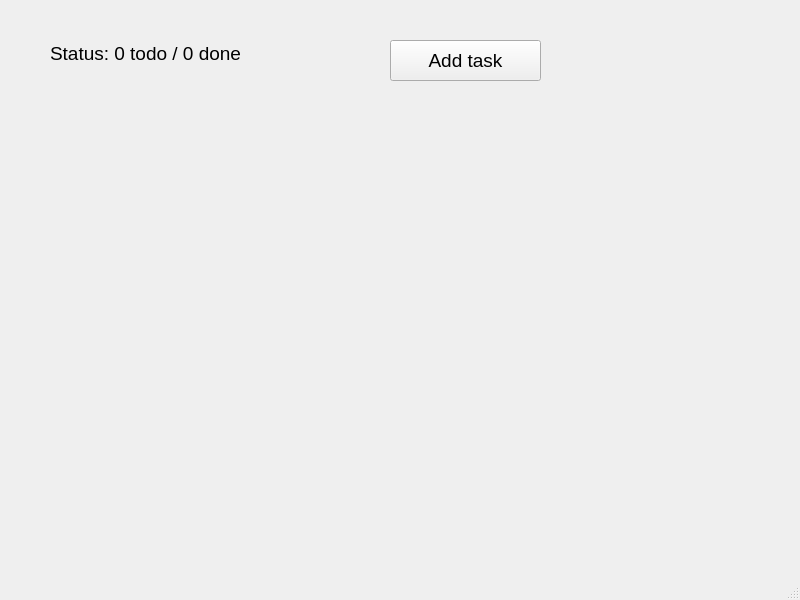
<?xml version="1.0" encoding="UTF-8"?>
<ui version="4.0">
 <class>MainWindow</class>
 <widget class="QMainWindow" name="MainWindow">
  <property name="geometry">
   <rect>
    <x>0</x>
    <y>0</y>
    <width>800</width>
    <height>600</height>
   </rect>
  </property>
  <property name="windowTitle">
   <string>MainWindow</string>
  </property>
  <widget class="QWidget" name="centralwidget">
   <widget class="QPushButton" name="addTaskButton">
    <property name="geometry">
     <rect>
      <x>390</x>
      <y>40</y>
      <width>151</width>
      <height>41</height>
     </rect>
    </property>
    <property name="font">
     <font>
      <pointsize>14</pointsize>
     </font>
    </property>
    <property name="text">
     <string>Add task</string>
    </property>
   </widget>
   <widget class="QWidget" name="">
    <property name="geometry">
     <rect>
      <x>50</x>
      <y>40</y>
      <width>242</width>
      <height>27</height>
     </rect>
    </property>
    <layout class="QHBoxLayout" name="horizontalLayout">
     <item>
      <widget class="QLabel" name="statusLabel">
       <property name="font">
        <font>
         <pointsize>14</pointsize>
        </font>
       </property>
       <property name="text">
        <string>Status: 0 todo / 0 done</string>
       </property>
      </widget>
     </item>
    </layout>
   </widget>
  </widget>
  <widget class="QMenuBar" name="menubar">
   <property name="geometry">
    <rect>
     <x>0</x>
     <y>0</y>
     <width>800</width>
     <height>22</height>
    </rect>
   </property>
  </widget>
  <widget class="QStatusBar" name="statusbar"/>
 </widget>
 <resources/>
 <connections/>
</ui>
